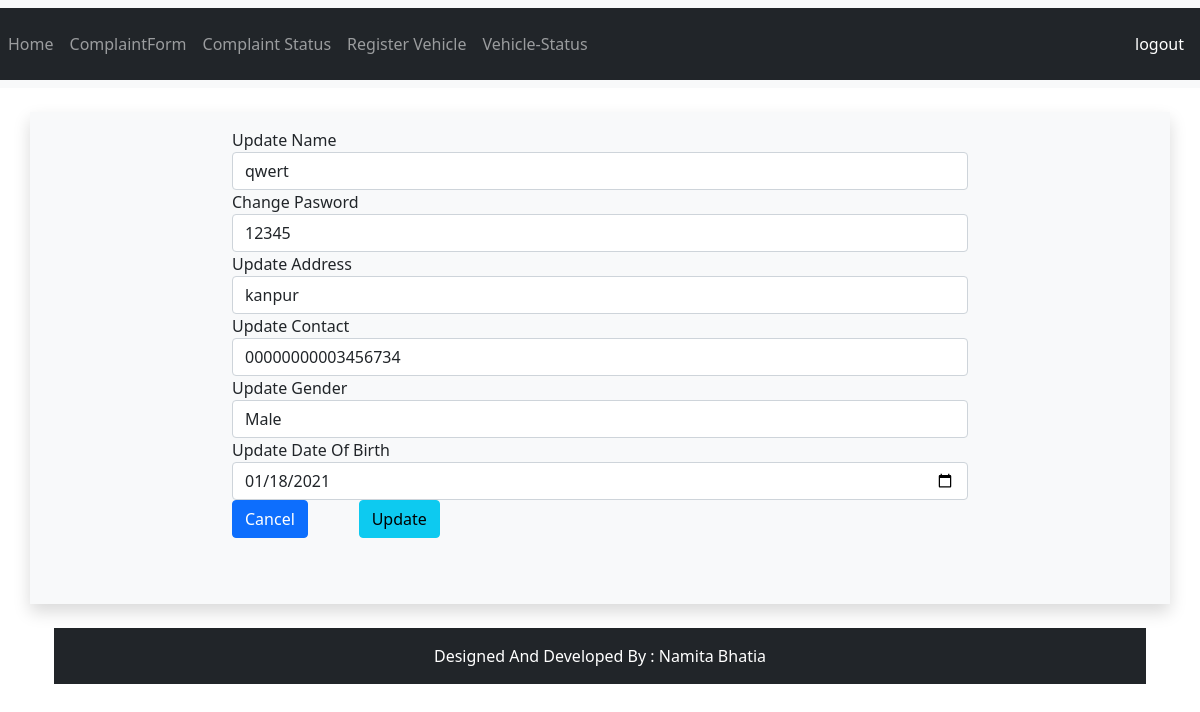
The app's page /Project/user/userupdate.php (signed in) with its own data.
### tables this page shows
CREATE TABLE `user_details` (
  `id` int(11) NOT NULL,
  `user_name` varchar(200) NOT NULL,
  `name` varchar(200) NOT NULL,
  `password` varchar(200) NOT NULL,
  `address` varchar(200) NOT NULL,
  `contact` varchar(200) NOT NULL,
  `gender` varchar(200) NOT NULL,
  `dob` varchar(200) NOT NULL,
  `Date` varchar(200) NOT NULL
);

### Project/user/userupdate.php (the view, shortened to what this page needs)
<?php
require_once("connect.php");
$table = "user_details";
$color = "";
$unm = $_SESSION['usrnm'];
?>
<!DOCTYPE html>
<html lang="en">
<head>
    <link href="https://cdn.jsdelivr.net/npm/bootstrap@5.0.0-beta1/dist/css/bootstrap.min.css" rel="stylesheet">
</head>
<body>
    <?php include 'userheader.php'; ?>
    <?php
    $sql = "select * from " . $table . " where user_name='" . $unm . "'";
    $res = mysqli_query($conn, $sql);
    ?>
    <div class="container">
        <form action="#" method="post">
            <div class="row bg-light shadow my-4 py-3">
                <div class="col-md-2"></div>
                <?php
                if (mysqli_num_rows($res) > 0) {
                    while ($row = mysqli_fetch_array($res)) {
                ?>
                        <div class="col-md-8 form-group">
                            <label>Update Name</label>
                            <input type="text" name="name" class="form-control" value="<?php echo $row["name"]; ?>">
                            <label>Change Pasword</label>
                            <input type="text" name="password" class="form-control" value="<?php echo $row["password"]; ?>">
                            <label>Update Address</label>
                            <input type="text" name="address" class="form-control" value="<?php echo $row["address"]; ?>">
                            <label>Update Contact</label>
                            <input type="number" name="contact" class="form-control" value="<?php echo $row["contact"]; ?>">
                            <label>Update Gender</label>
                            <select name="gender" id="gender" class="form-control" value="<?php echo $row["gender"]; ?>">
                                <option>Male</option>
                            </select>
                            <label>Update Date Of Birth</label>
                            <input type="date" name="dob" class="form-control" value="<?php echo $row["dob"]; ?>">
                    <?php
                    }
                } else
                    echo "No Record Found";
                    ?>
                    <div class="row justify justify-center">
                        <div class="col-sm-2"><a href="vehiclereg.php" class="btn btn-primary">Cancel</a></div>
                        <div class="col-sm-2"> <input type="submit" name="update" value="Update" class="btn btn-info">
                        </div>
                        <div class="alert alert<?php echo $color; ?> alert-dismissible fade show" role="alert">
                        </div>
                    </div>
                        </div>
        </form>
    </div>
    <?php include 'footer.php'; ?>
</body>
</html>

### records on screen
user_details: name "qwert", password "12345", address "kanpur", contact "00000000003456734", gender "Male", dob "01/18/2021"
